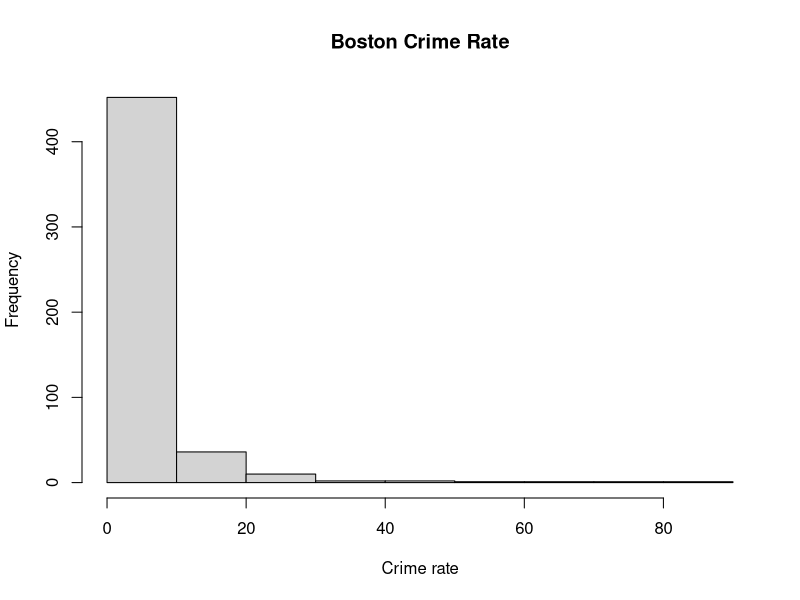
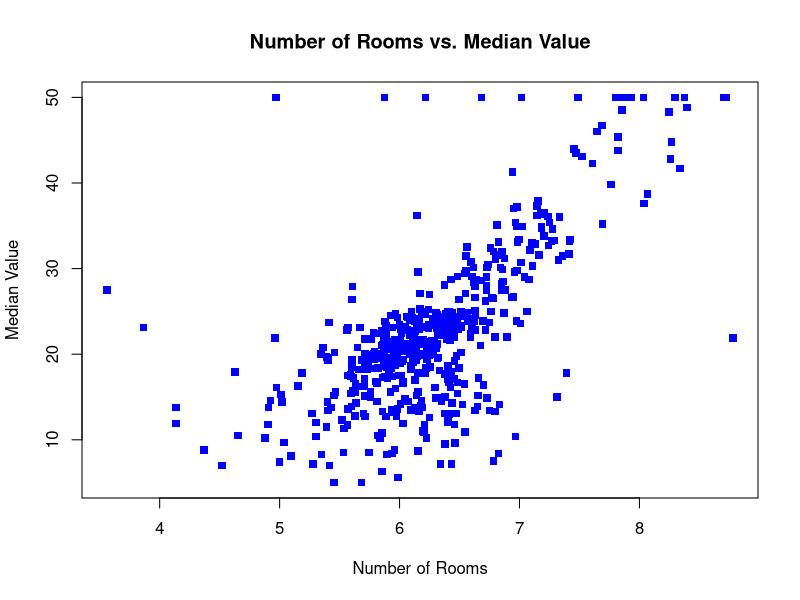
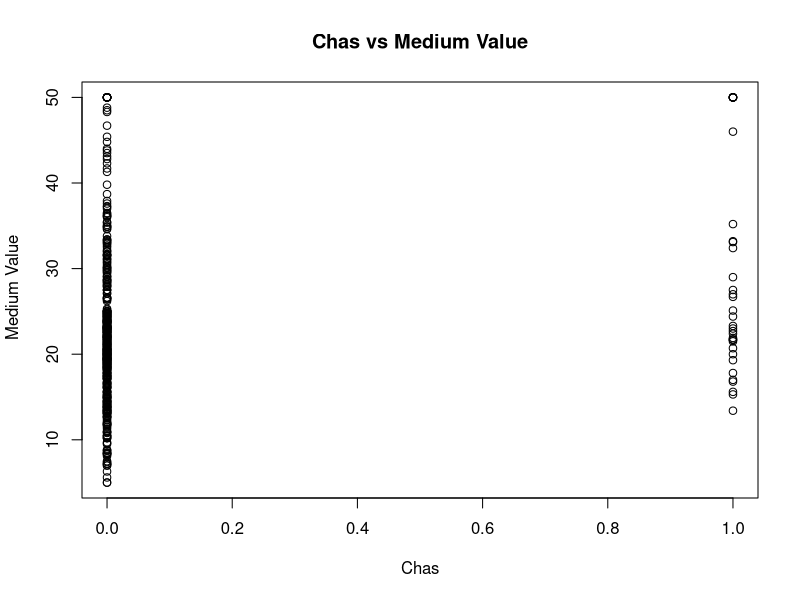
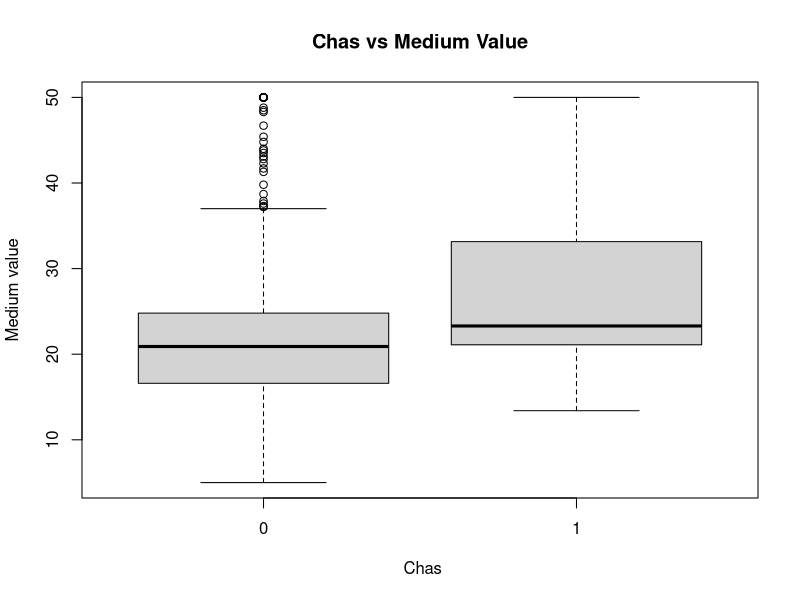
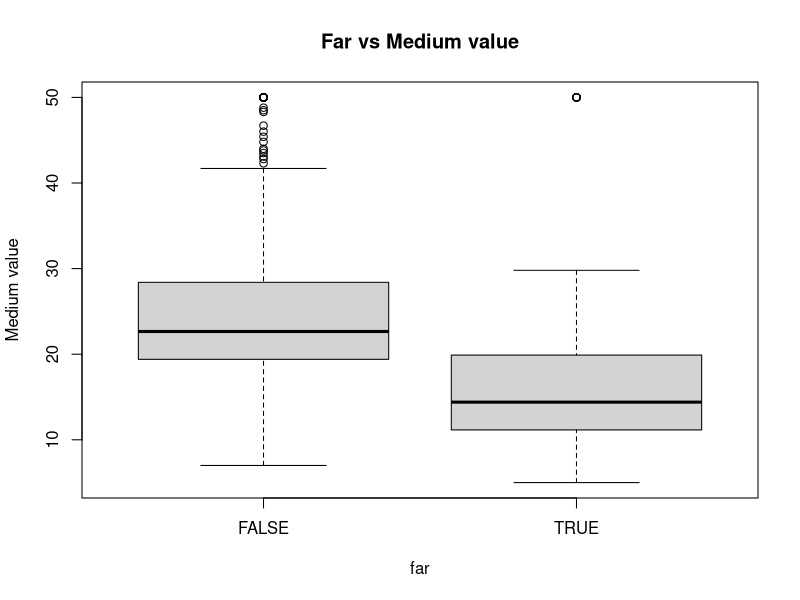

Here is the R script that generated these plots, in order:
## ---- chunk 1
# step 1 code
library(MASS)
data(Boston)
str(Boston)
## ---- chunk 2
# step 2 code
head(Boston)
tail(Boston, n = 2)
Boston[5]
head(Boston[ , 1])
names(Boston)
## ---- chunk 3
# step 3 code
mean(Boston$crim)
median(Boston$crim)
range(Boston$crim)
## ---- chunk 4
# step 4 code
hist(Boston$crim, main = "Boston Crime Rate", xlab = "Crime rate")

## ---- chunk 5
# step 5 code
cor(Boston)

## ---- chunk 6
# step 6 code
plot(Boston$rm, Boston$medv, pch = 15, col ="blue", main = "Number of Rooms vs. Median Value", xlab = "Number of Rooms", ylab = "Median Value")
cor(Boston$rm, Boston$medv)
## ---- chunk 7
# step 7 code
is.factor(Boston$chas)
plot(Boston$chas, Boston$medv, main = "Chas vs Medium Value", xlab = "Chas", ylab = " Medium Value")
Boston$chas <- factor(Boston$chas, levels=c(0,1))
plot(Boston$chas, Boston$medv, main = "Chas vs Medium Value", xlab = " Chas", ylab = "Medium value")
## ---- chunk 8
# step 8 code
typeof(Boston$rad)
summary(Boston$rad)
unique(Boston$rad)
sum(Boston$rad == 24)
sum(Boston$rad == 24)/sum(!is.na(Boston$rad)) * 100
## ---- chunk 9
# step 9 code
far <- ifelse(Boston$rad == 24, TRUE, FALSE)
far <- factor(far)
plot(far, Boston$medv, main = "Far vs Medium value", xlab = "far", ylab = "Medium value")
## ---- chunk 10
# step 10 code
summary(Boston[c(1,6,13,14)])
which.max(Boston$medv)
Boston[which.max(Boston$medv),c(1,6,13,14)]
